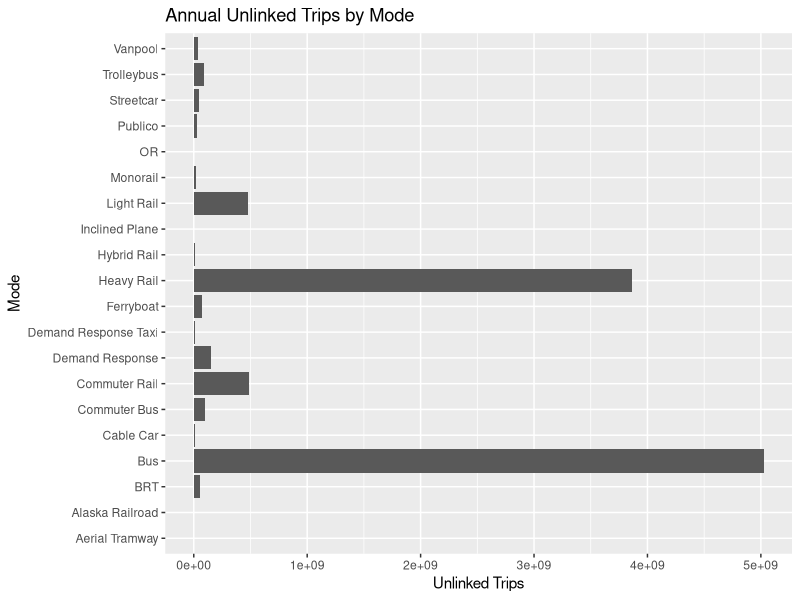
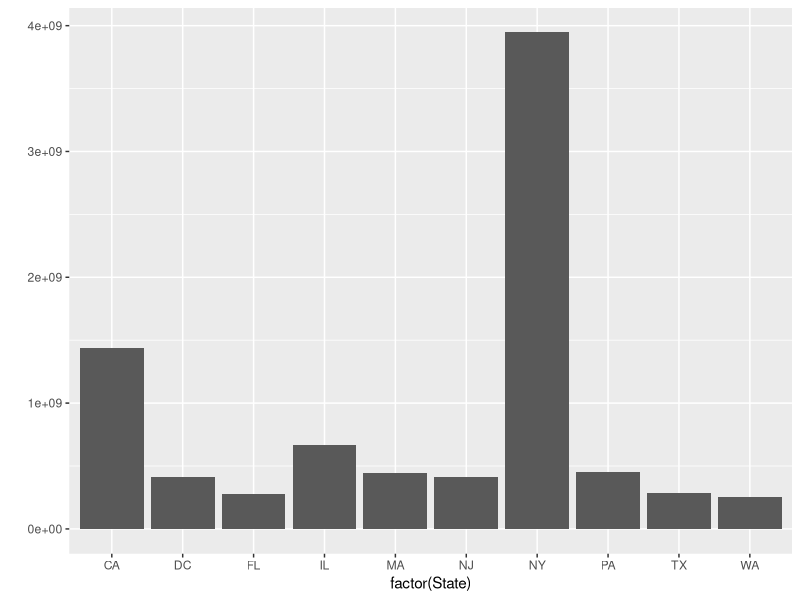
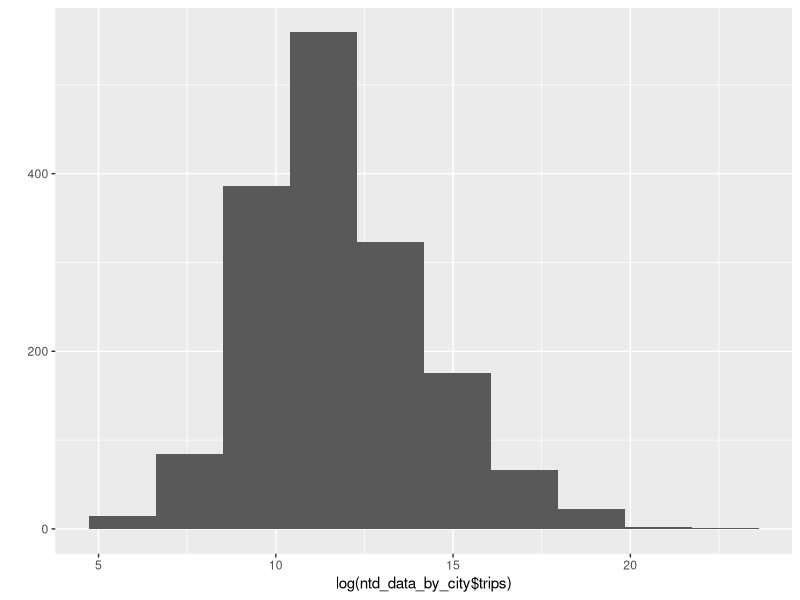
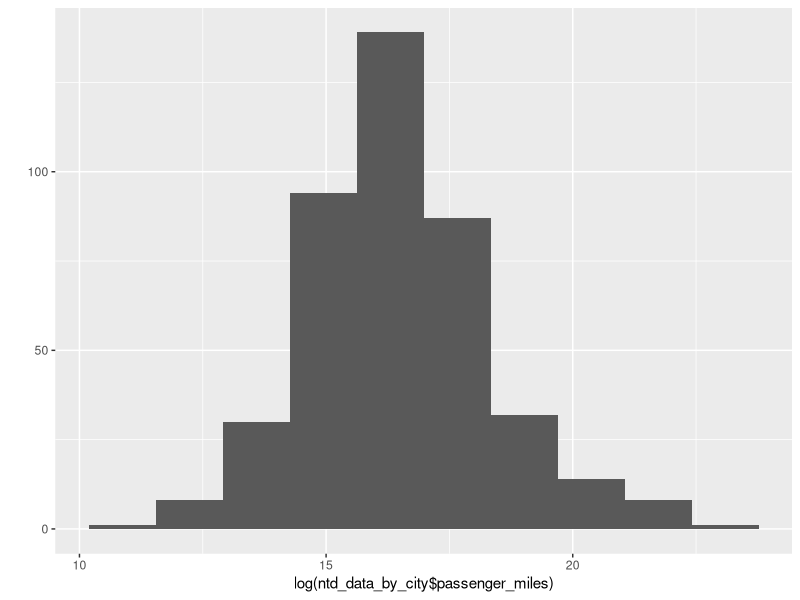
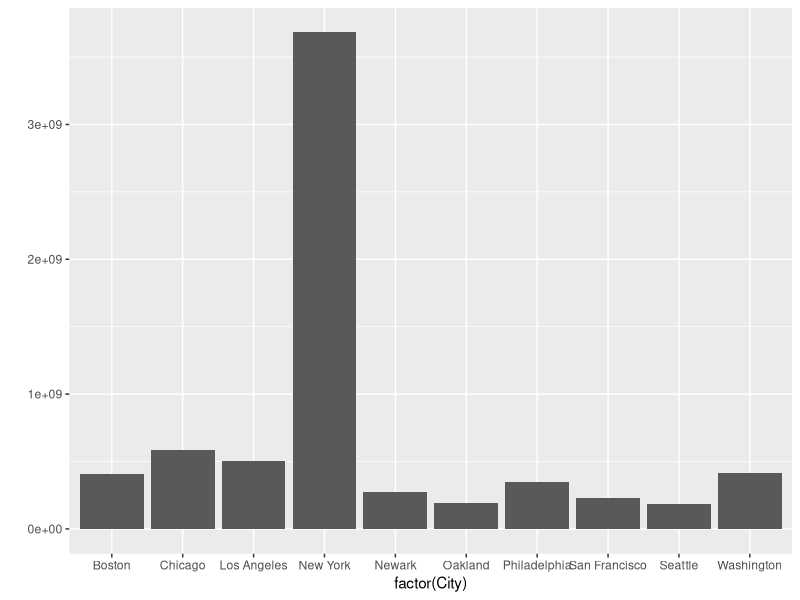
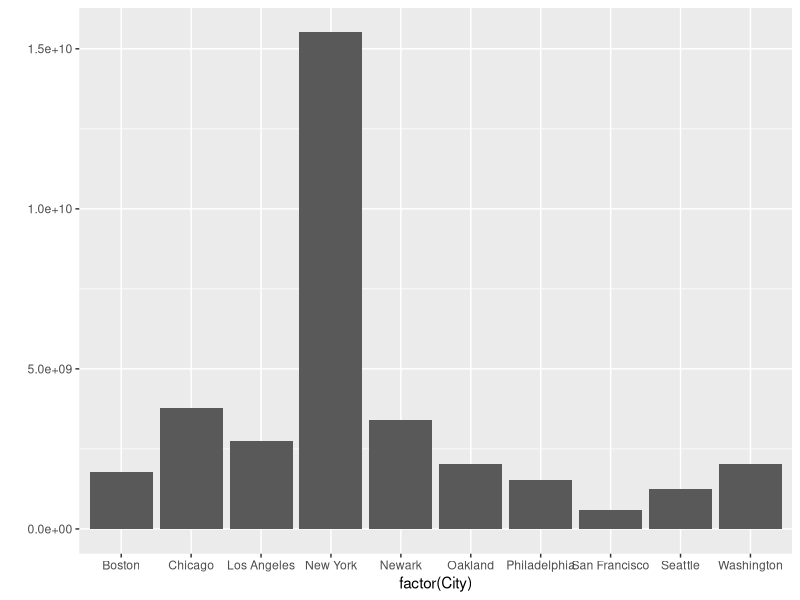
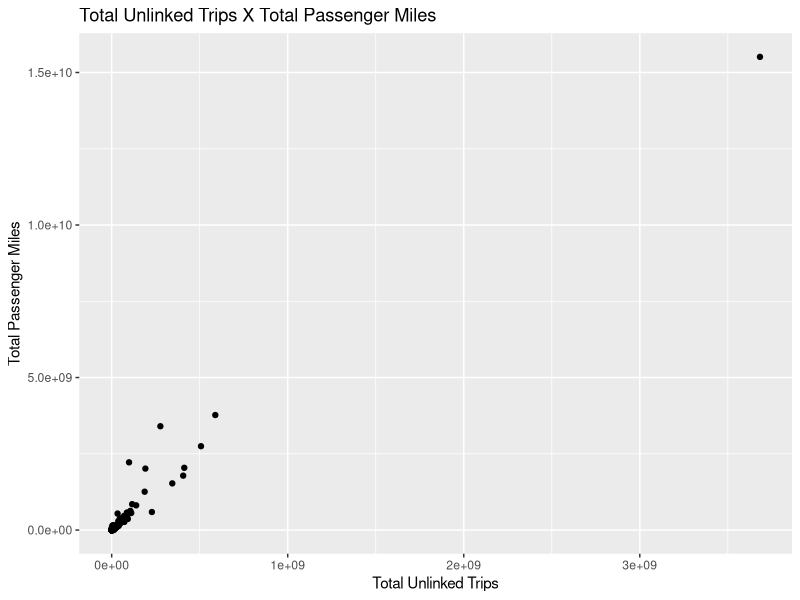
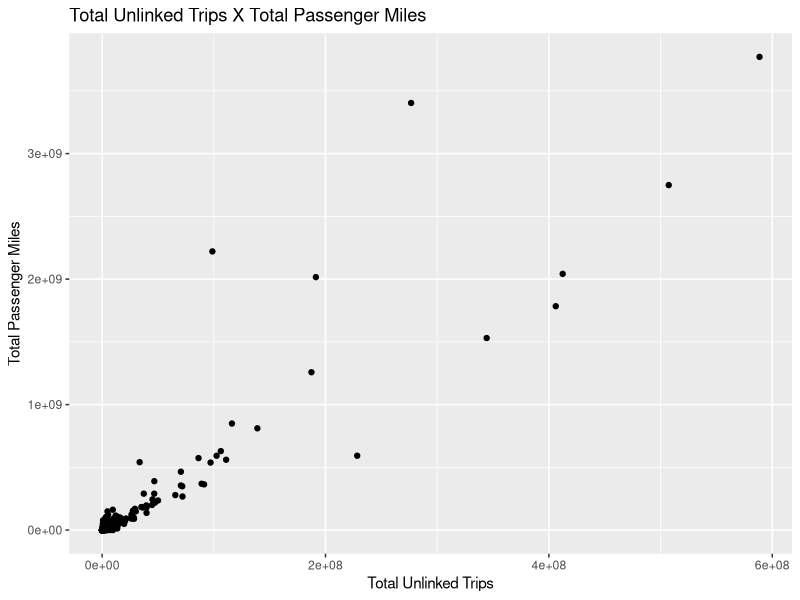

Reproduce these figures in R, in order.
## ---- chunk 1
knitr::opts_chunk$set(echo = FALSE, warning = FALSE)

library("ggplot2")
library("knitr")
library("dplyr")

##Load data in CSV format
ntd_service_data <- read.csv("Service.csv", sep=",", header=TRUE)

## ---- chunk 2
## Setting Mode Name
ntd_service_data$Mode_Name[ntd_service_data$Mode == "MB"] <- "Bus"
ntd_service_data$Mode_Name[ntd_service_data$Mode == "RB"] <- "BRT"
ntd_service_data$Mode_Name[ntd_service_data$Mode == "CC"] <- "Cable Car"
ntd_service_data$Mode_Name[ntd_service_data$Mode == "CB"] <- "Commuter Bus"
ntd_service_data$Mode_Name[ntd_service_data$Mode == "CR"] <- "Commuter Rail"
ntd_service_data$Mode_Name[ntd_service_data$Mode == "DR"] <- "Demand Response"
ntd_service_data$Mode_Name[ntd_service_data$Mode == "DT"] <- 
  "Demand Response Taxi"
ntd_service_data$Mode_Name[ntd_service_data$Mode == "FB"] <- "Ferryboat"
ntd_service_data$Mode_Name[ntd_service_data$Mode == "HR"] <- "Heavy Rail"
ntd_service_data$Mode_Name[ntd_service_data$Mode == "YR"] <- "Hybrid Rail"
ntd_service_data$Mode_Name[ntd_service_data$Mode == "IP"] <- "Inclined Plane"
ntd_service_data$Mode_Name[ntd_service_data$Mode == "LR"] <- "Light Rail"
ntd_service_data$Mode_Name[ntd_service_data$Mode == "MG"] <- "Monorail"
ntd_service_data$Mode_Name[ntd_service_data$Mode == "SR"] <- "Streetcar"
ntd_service_data$Mode_Name[ntd_service_data$Mode == "TB"] <- "Trolleybus"
ntd_service_data$Mode_Name[ntd_service_data$Mode == "VP"] <- "Vanpool"
ntd_service_data$Mode_Name[ntd_service_data$Mode == "JT"] <- "Jitney"
ntd_service_data$Mode_Name[ntd_service_data$Mode == "TR"] <- "Aerial Tramway"
ntd_service_data$Mode_Name[ntd_service_data$Mode == "PB"] <- "Publico"
ntd_service_data$Mode_Name[ntd_service_data$Mode == "AR"] <- "Alaska Railroad"
ntd_service_data$Mode_Name[ntd_service_data$Mode == "OR"] <- "OR"

#Setting Mode Groups
ntd_service_data$Mode_Group[ntd_service_data$Mode == "MB"] <- "Bus Transit"
ntd_service_data$Mode_Group[ntd_service_data$Mode == "RB"] <- "Bus Transit"
ntd_service_data$Mode_Group[ntd_service_data$Mode == "CC"] <- "Bus Transit"
ntd_service_data$Mode_Group[ntd_service_data$Mode == "CB"] <- "Bus Transit"
ntd_service_data$Mode_Group[ntd_service_data$Mode == "CR"] <- "Commuter Rail"
ntd_service_data$Mode_Group[ntd_service_data$Mode == "DR"] <- "Demand Response"
ntd_service_data$Mode_Group[ntd_service_data$Mode == "DT"] <- "Demand Response"
ntd_service_data$Mode_Group[ntd_service_data$Mode == "FB"] <- "Ferryboat"
ntd_service_data$Mode_Group[ntd_service_data$Mode == "HR"] <- "Rail Transit"
ntd_service_data$Mode_Group[ntd_service_data$Mode == "YR"] <- "Rail Transit"
ntd_service_data$Mode_Group[ntd_service_data$Mode == "IP"] <- "Other"
ntd_service_data$Mode_Group[ntd_service_data$Mode == "LR"] <- "Rail Transit"
ntd_service_data$Mode_Group[ntd_service_data$Mode == "MG"] <- "Rail Transit"
ntd_service_data$Mode_Group[ntd_service_data$Mode == "SR"] <- "Rail Transit"
ntd_service_data$Mode_Group[ntd_service_data$Mode == "TB"] <- "Bus Transit"
ntd_service_data$Mode_Group[ntd_service_data$Mode == "VP"] <- "Demand Response"
ntd_service_data$Mode_Group[ntd_service_data$Mode == "JT"] <- "Other"
ntd_service_data$Mode_Group[ntd_service_data$Mode == "TR"] <- "Rail Transit"
ntd_service_data$Mode_Group[ntd_service_data$Mode == "PB"] <- "Bus Transit"
ntd_service_data$Mode_Group[ntd_service_data$Mode == "AR"] <- "Rail Transit"
ntd_service_data$Mode_Group[ntd_service_data$Mode == "OR"] <- "Other"

## Making unlinked trips numeric
ntd_service_data$Unlinked.Passenger.Trips <- 
  as.numeric(gsub("\\,","",
                  as.character(ntd_service_data$Unlinked.Passenger.Trips)))

## Top unlinked trips by mode
ntd_unlinked_trips_by_mode <- ntd_service_data %>% 
group_by(Mode_Name) %>%
summarise(trips = sum(Unlinked.Passenger.Trips)) %>%
ungroup() %>%
arrange(desc(trips))

ggplot(data=ntd_unlinked_trips_by_mode, 
       aes(x=Mode_Name, y=trips)) +
  geom_bar(position="dodge", stat="identity") +
  coord_flip() +
  theme(legend.position = "none") +
  labs(x = "Mode", y = "Unlinked Trips", 
       title = "Annual Unlinked Trips by Mode")
## ---- chunk 3
ntd_unlinked_trips_by_state <- ntd_service_data %>% 
group_by(State) %>%
summarise(trips = sum(Unlinked.Passenger.Trips)) %>%
ungroup() %>%
arrange(desc(trips))

qplot(factor(State), data=ntd_unlinked_trips_by_state[1:10,], geom="bar",
      weight = trips) +
  theme(legend.position = "none")

## ---- chunk 4
summary(ntd_unlinked_trips_by_state$trips)

## ---- chunk 5

## Making passenger miles numeric
ntd_service_data$Passenger.Miles[is.na(ntd_service_data$Passenger.Miles)] <- 0
ntd_service_data$Passenger.Miles <- 
  as.numeric(gsub("\\,","",as.character(ntd_service_data$Passenger.Miles)))
## Making population numeric
ntd_service_data$Primary.UZA.Population <- 
  as.numeric(gsub("\\,","",
                  as.character(ntd_service_data$Primary.UZA.Population)))

ntd_data_by_city <- ntd_service_data %>% 
  group_by(City) %>%
  summarise(trips = sum(Unlinked.Passenger.Trips), passenger_miles = 
              sum(Passenger.Miles), city_population = 
              max(Primary.UZA.Population))  %>%
  ungroup() %>%
  arrange(desc(trips))

## ---- chunk 6
summary(ntd_data_by_city$trips)
summary(ntd_data_by_city$passenger_miles)

## ---- chunk 7
qplot(log(ntd_data_by_city$trips), 
      geom="histogram", bins = 10)

qplot(log(ntd_data_by_city$passenger_miles), 
      geom="histogram", bins = 10)

## ---- chunk 8

qplot(factor(City), data=ntd_data_by_city[1:10,], geom="bar", 
       weight = trips) +
  theme(legend.position = "none")
qplot(factor(City), data=ntd_data_by_city[1:10,], geom="bar", 
       weight = passenger_miles) +
  theme(legend.position = "none")

## ---- chunk 9
## Scatter Plot: Total Trips X Total Passenger Miles
qplot(trips, passenger_miles, data=ntd_data_by_city, 
      main="Total Unlinked Trips X Total Passenger Miles", 
      xlab="Total Unlinked Trips", 
      ylab="Total Passenger Miles")
## ---- chunk 10
## Scatter Plot: Total Trips X Total Passenger Miles
qplot(trips, passenger_miles, data=ntd_data_by_city[2:nrow(ntd_data_by_city),], 
      main="Total Unlinked Trips X Total Passenger Miles", 
      xlab="Total Unlinked Trips", 
      ylab="Total Passenger Miles")
## ---- chunk 11

qplot(factor(City), data=ntd_data_by_city[1:10,], geom="bar", 
      weight = city_population) +
  theme(legend.position = "none")

## ---- chunk 12

summary(ntd_data_by_city$city_population)

## ---- chunk 13
qplot(log(ntd_data_by_city$city_population), 
      geom="histogram", bins = 10)
## ---- chunk 14
## Scatter Plot: Total Trips X City Population
qplot(city_population, trips, data=ntd_data_by_city, 
      main="Total Unlinked Trips X City Population", xlab="City Population", 
      ylab="Total Unlinked Trips")
## ---- chunk 15
ntd_service_data$Vehicle.Miles <- 
  as.numeric(gsub("\\,","",as.character(ntd_service_data$Vehicle.Miles)))

ntd_service_data$Vehicle.Hours <- 
  as.numeric(gsub("\\,","",as.character(ntd_service_data$Vehicle.Hours)))

ntd_service_data$Mode.VOMS <- 
  as.numeric(gsub("\\,","",as.character(ntd_service_data$Mode.VOMS)))
## ---- chunk 16
summary(ntd_service_data$Vehicle.Miles)
summary(ntd_service_data$Vehicle.Hours)

## ---- chunk 17
## Scatter Plot: Vehicle Hours X Vehicle Miles
p1 <- ggplot(ntd_service_data, aes(x = log(Vehicle.Miles), 
                                   y = log(Vehicle.Hours)))
p1 + geom_point(aes(color = Mode_Group))
## ---- chunk 18
## Scatter Plot: Vehicle Hours X Vehicle Miles X Number of Vehicles
p1 <- ggplot(ntd_service_data, aes(x = log(Vehicle.Miles), y = log(Vehicle.Hours)))
p1 + geom_point(aes(color = log(Mode.VOMS)))
## ---- chunk 19
## Ratio Vehicle Miles / Vehicle Hours
ntd_service_data$Vehicle.Miles.Hours <- 
  as.numeric(ntd_service_data$Vehicle.Miles/
  ntd_service_data$Vehicle.Hours)

qplot(factor(Mode), data=ntd_service_data, geom="bar", 
      weight = Vehicle.Miles.Hours) +
  theme(legend.position = "none")
## ---- chunk 20

cor.test(ntd_service_data$Vehicle.Miles,ntd_service_data$Vehicle.Hours,
         method = "pearson")

## ---- chunk 21
## Making speed numeric
ntd_service_data$Average.Speed..mi.hr. <- 
  as.numeric(as.character(ntd_service_data$Average.Speed..mi.hr.))

commuter_rail_subset <- filter(ntd_service_data, Mode == "CR")

## TOp 10 commuter rail agencies in the US
commuter_rail_by_agency <- commuter_rail_subset %>% 
  group_by(Name) %>%
  summarise(Trips = sum(Unlinked.Passenger.Trips)) %>%
  ungroup() %>%
  arrange(desc(Trips))

ggplot(data=commuter_rail_by_agency[1:10,], 
       aes(x=Name, y=Trips)) +
  geom_bar(position="dodge", stat="identity") +
  coord_flip() +
  theme(legend.position = "none")

## ---- chunk 22

## TOp 10 commuter rail agencies in the US in respect to the mean
ggplot(data=commuter_rail_by_agency[1:10,], 
       aes(x=Name, 
           y=Trips/mean(commuter_rail_subset$Unlinked.Passenger.Trips))) +
  geom_bar(position="dodge", stat="identity") +
  coord_flip() +
  theme(legend.position = "none")
## ---- chunk 23

mean(commuter_rail_subset$Unlinked.Passenger.Trips)
median(commuter_rail_subset$Unlinked.Passenger.Trips)

## ---- chunk 24

qplot(commuter_rail_subset$Unlinked.Passenger.Trips, 
      geom="histogram", bins = 10)

## ---- chunk 25
## TOp 10 COmmuter Revenue per mile 
revenue_commuter_rail_by_agency <- commuter_rail_subset %>% 
  group_by(Name) %>%
  summarise(Revenue_Mile = sum(as.numeric(Train..Revenue.Miles))) %>%
  ungroup() %>%
  arrange(desc(Revenue_Mile))

ggplot(data=revenue_commuter_rail_by_agency[1:10,], 
       aes(x=Name, y=Revenue_Mile)) +
  geom_bar(position="dodge", stat="identity") +
  coord_flip() +
  theme(legend.position = "none")
## ---- chunk 26
## Making number of vehicles numeric
ntd_service_data$Mode.VOMS[is.na(ntd_service_data$Mode.VOMS)] <- 0

ntd_service_data$Mode.VOMS <- 
  as.numeric(gsub("\\,","",as.character(ntd_service_data$Mode.VOMS)))

## Making average passenger trip length numeric
ntd_service_data$Average.Passenger.Trip.Length..mi. <- 
  as.numeric(as.character(ntd_service_data$Average.Passenger.Trip.Length..mi.))
ntd_service_data$Average.Passenger.Trip.Length..mi.[
  is.na(ntd_service_data$Average.Passenger.Trip.Length..mi.)] <- 0 

bus_subset <- filter(ntd_service_data, Mode == "MB")

## Top 10 bus agencies in the US
bus_by_agency <- bus_subset %>% 
  group_by(Name) %>%
  summarise(trips = sum(Unlinked.Passenger.Trips), voms = sum(Mode.VOMS), 
            speed = mean(Average.Speed..mi.hr.), 
            trip_length = mean(Average.Passenger.Trip.Length..mi.)) %>%
  ungroup() %>%
  arrange(desc(trips))

ggplot(data=bus_by_agency[1:10,], 
       aes(x=Name, y=trips)) +
  geom_bar(position="dodge", stat="identity") +
  coord_flip() +
  theme(legend.position = "none")
## ---- chunk 27

## Plotting top 10 agencies by the number of vehicles
ggplot(data=bus_by_agency[1:10,], 
       aes(x=Name, y=voms)) +
  geom_bar(position="dodge", stat="identity") +
  coord_flip() +
  theme(legend.position = "none")

## Histogram presenting bus operators grouped by number of vehicles
qplot(bus_subset$Mode.VOMS, geom="histogram", bins = 40)

## ---- chunk 28
## Scatter Plot: Total Trips X Total Passenger Miles
qplot(trips, voms, data=bus_by_agency, 
      main="Total Unlinked Trips X Total Vehicles", xlab="Total Unlinked Trips", 
      ylab="Total Vehicles")
## ---- chunk 29

cor.test(bus_by_agency$trips,bus_by_agency$voms,
         method = "pearson")

## ---- chunk 30

## Plotting top 10 agencies by the speed
ggplot(data=bus_by_agency[1:10,], 
       aes(x=Name, y=speed)) +
  geom_bar(position="dodge", stat="identity") +
  coord_flip() +
  theme(legend.position = "none")

## ---- chunk 31
## Scatter Plot: Average Bus Speed X Average Trip Length
qplot(speed, trip_length, data=bus_by_agency, 
      main="Average Bus Speed X Average Trip Length", 
      xlab="Average Speed (miles/hour)", 
      ylab="Trip Length (Miles)")
## ---- chunk 32
## Scatter Plot: Scheduled.Vehicle.Revenue.Miles X Vehicle.Revenue.Miles
ntd_service_data$Scheduled.Vehicle.Revenue.Miles <- as.numeric(gsub("\\,","",
  as.character(ntd_service_data$Scheduled.Vehicle.Revenue.Miles)))

ntd_service_data$Vehicle.Revenue.Miles <- as.numeric(gsub("\\,","",
  as.character(ntd_service_data$Vehicle.Revenue.Miles)))

qplot(Scheduled.Vehicle.Revenue.Miles, Vehicle.Revenue.Miles, 
      data=ntd_service_data, alpha=I(0.1))
## ---- chunk 33
## unlinked trips by mode
ggplot(data=ntd_unlinked_trips_by_mode, 
       aes(x=Mode_Name, y=trips
           ,fill=factor(1))) +
  geom_bar(position="dodge", stat="identity") +
  coord_flip() +
  theme(legend.position = "none") +
  labs(x = "Mode", y = "Unlinked Trips", 
       title = "Annual Unlinked Trips by Mode") +
  scale_y_continuous(
    name="Annual Unlinked Trips",
    labels = function(n) {format(n, big.mark=",", scientific = FALSE)})
## ---- chunk 34

## Top 10 Cities by unlinked trips
qplot(factor(City), data=ntd_data_by_city[1:10,], geom="bar",
      weight = trips, main="Top 10 Cities by Annual Unlinked Trips", xlab="City", 
      ylab="Annual Unlinked Trips") + 
  theme(legend.position = "none") + 
  theme(axis.text.x = element_text(angle = 45, hjust = 1)) +
  scale_fill_discrete(guide = guide_legend(title = "City")) +
  scale_y_continuous(
    name="Annual Unlinked Trips",labels = 
      function(n) {format(n, big.mark=",", scientific = FALSE)})

## ---- chunk 35
## Scatter Plot: Scheduled.Vehicle.Revenue.Miles X Vehicle.Revenue.Miles
qplot(Scheduled.Vehicle.Revenue.Miles, Vehicle.Revenue.Miles, 
      data=ntd_service_data, 
      main="Scheduled Vs. Actual Vehicle Miles Vs. Passenger Trip Length", 
      xlab="Logarithm of Scheduled Vehicle Revenue Miles", 
      ylab="Logarithm of Actual Vehicle Revenue Miles", alpha=I(0.1)) + 
  scale_x_log10() +
  scale_y_log10() + geom_point(aes(color = log(Average.Passenger.Trip.Length..mi.))) +
  labs(colour = "Logarithm of Avg. Passenger Trip Length (Miles)")
